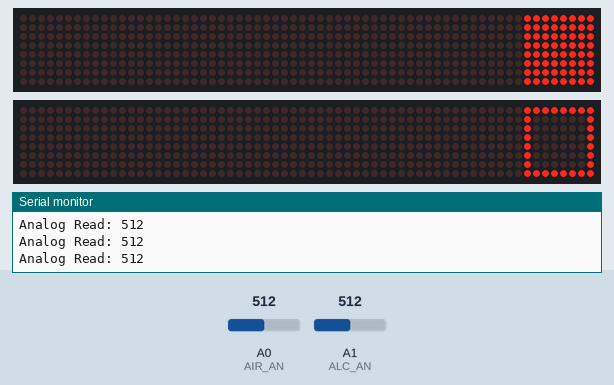
This sketch was run on a simulated Arduino Due. Parts: 2 × 64×8 LED matrix, the last lines printed to the serial monitor. The test bench sets the inputs (shaded band); at power-on: A0 (AIR_AN) = 512, A1 (ALC_AN) = 512 (analog values on the 0–1023 scale).

Above: at 10.0 s.
10.1 s: A0 (AIR_AN) set to 393
13.1 s: A0 (AIR_AN) set to 367
At 15.1 s:
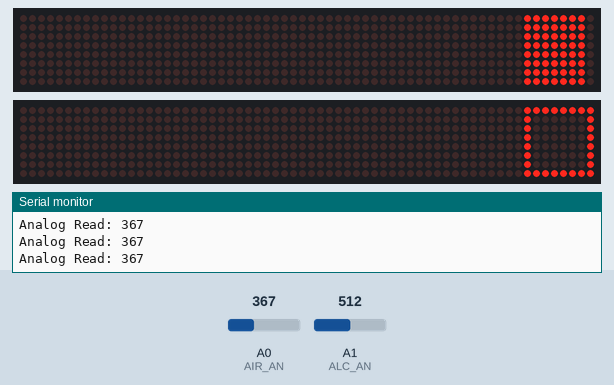
16.1 s: A1 (ALC_AN) set to 504
At 16.6 s:
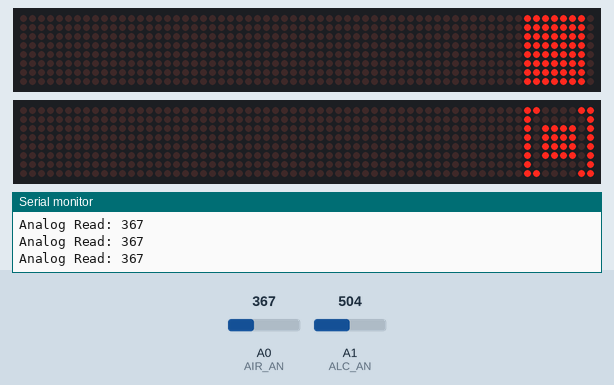
19.1 s: A0 (AIR_AN) set to 306
At 21.77 s:
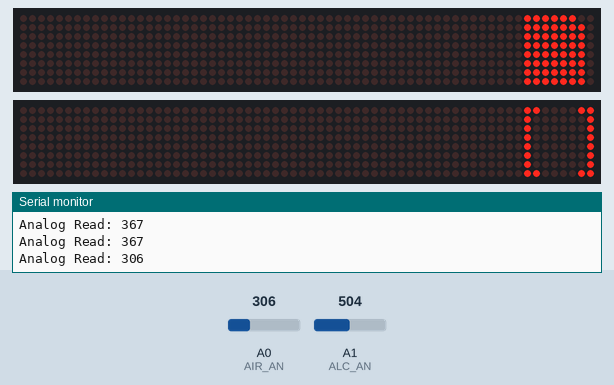
22.1 s: A1 (ALC_AN) set to 716
At 24.9 s:
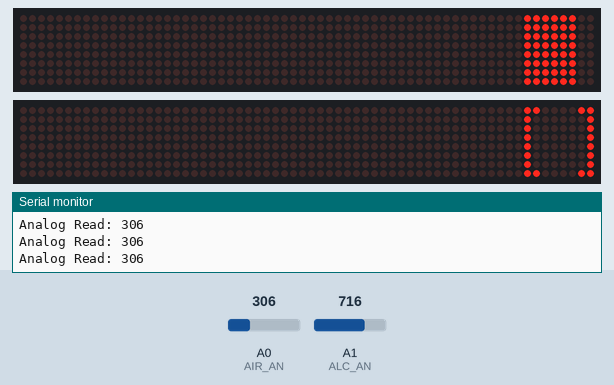
25.1 s: A0 (AIR_AN) set to 278
26.6 s: A0 (AIR_AN) set to 261
At 28.5 s:
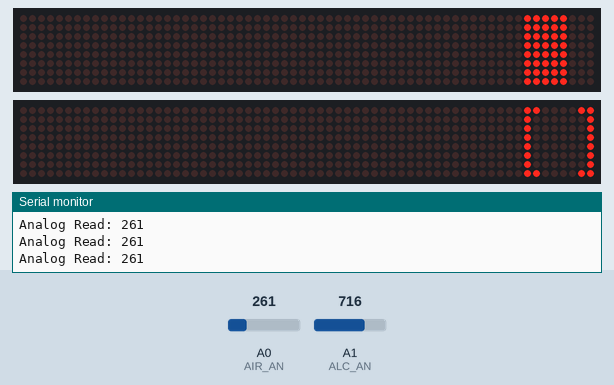
Timing chart, 0 to 30.0 s (numbered marks = the images above; inputs shaded):
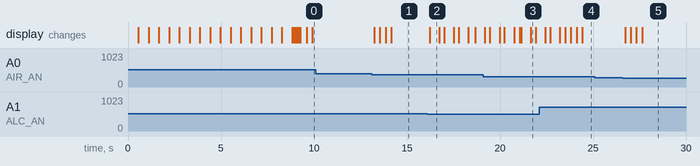

Measured:
- the behaviour switches between 377 and 376 on A0 (AIR_AN) (found by bisection; images 0 and 1)
- the behaviour switches between 512 and 511 on A1 (ALC_AN) (found by bisection; images 1 and 2)
- the behaviour switches between 270 and 269 on A0 (AIR_AN) (found by bisection; images 4 and 5)
- after the input at 13.1 s, the display: first changes after 0.13 s (image 1 shows a later state)
- after the input at 16.1 s, the display: changes after 0.12 s (image 2)
- after the input at 19.1 s, the display: first differs from a run without the input after 2.0 s (image 3)
- after the input at 26.6 s, the display: first changes after 0.13 s (image 5 shows a later state)

The sketch:

Breathalyzer.ino
```cpp
#include <Adafruit_ADXL345_U.h>
#include <Adafruit_Sensor.h>
#include <Wire.h>
#include <SPI.h>
#include <DueTimer.h>
#include <LedControl.h>


#include "flip_click_defs.h"
#define AIR_AN      A_AN
#define ALC_AN      B_AN
#define AQ_MATRIX 0
#define ALC_MATRIX 0
#define TRUE 1
#define FALSE 0
LedControl AQ_led = LedControl( D_MOSI, D_SCK, D_CS, AQ_MATRIX );
LedControl ALC_led = LedControl( C_MOSI, C_SCK, C_CS, ALC_MATRIX );

  unsigned int i;
  uint8_t array[8];
  uint8_t j;
  uint32_t value;
  uint16_t air_quality;
  unsigned int alc_measure;


float calculatePPM( uint16_t value ) {
  const float Rl      = 5000.0;               // Rl (Ohm) - Load resistance
  const float Vadc_5  = 0.0048828125;         // ADC step 5V/1024 4,88mV (10bit ADC)
  const float Vadc_33 = 0.0032226562;         // ADC step 3,3V/1024 3,22mV (10bit ADC)

  float Vrl;                                  // Output voltage
  float Rs;                                   // Rs (Ohm) - Sensor resistance
  //float ppm;                                // ppm
  float ratio;                                // Rs/Rl ratio
  float lgPPM = 0.0f;

  Vrl = ( (float)value ) * Vadc_5;            // For 5V Vcc use Vadc_5  and  for 3V Vcc use Vadc_33
  Rs = Rl * (5 - Vrl)/Vrl;                    // Calculate sensor resistance
  ratio = Rs/Rl;                              // Calculate ratio
  lgPPM = ( log10( ratio ) * -2.6f ) + 2.7f;  // Calculate ppm

  return pow( 10,lgPPM );                     // Calculate ppm
}

Adafruit_ADXL345_Unified accel = Adafruit_ADXL345_Unified(12345);

void setup() {
  unsigned int i;

  AQ_led.shutdown(0,false);
  /* Set the brightness to a medium values */
  AQ_led.setIntensity(0,8);
  /* and clear the display */
  AQ_led.clearDisplay(0);

  for (i=0; i<8; i++) {
    AQ_led.setLed(AQ_MATRIX, i, 0, TRUE);
    delay(550);
    }

  ALC_led.shutdown(0,false);
  /* Set the brightness to a medium values */
  ALC_led.setIntensity(0,8);
  /* and clear the display */
  ALC_led.clearDisplay(0);

  for (i=0; i<8; i++) {
    ALC_led.setLed(ALC_MATRIX, i, 0, TRUE);
    delay(550);
    }
    ALC_led.setRow(ALC_MATRIX, 0, 0b11111111);
    ALC_led.setColumn(ALC_MATRIX, 7, 0b11111111);
    ALC_led.setRow(ALC_MATRIX, 7, 0b11111111);
    analogReadResolution(10);
    Serial.begin( 9600 );

}

void setdiode ( int column, int value) {
      unsigned int i;
      AQ_led.setRow(AQ_MATRIX, column, 0);
      for (i=0; i<value; i++) {
        AQ_led.setLed(AQ_MATRIX, column, i, TRUE);
      }

  }

void shiftarray (uint8_t *array) {

    for ( int i = 7; i > 0; i--) {
        *( array + ( i ) ) = *( array + ( i - 1 ) );
    }
}

void alcohol_alarm () {
  for (i=0; i<3; i++) {
ALC_led.setColumn(ALC_MATRIX, 2, 0b00111100);
     ALC_led.setColumn(ALC_MATRIX, 3, 0b00111100);
     ALC_led.setColumn(ALC_MATRIX, 4, 0b00111100);
     ALC_led.setColumn(ALC_MATRIX, 5, 0b00111100);
     delay(500);
     ALC_led.setColumn(ALC_MATRIX, 2, 0);
     ALC_led.setColumn(ALC_MATRIX, 3, 0);
     ALC_led.setColumn(ALC_MATRIX, 4, 0);
     ALC_led.setColumn(ALC_MATRIX, 5, 0);
     delay(250);
   }

  }

void loop() {


  float alc_float;

  for (i=0; i<8;i++);
    {
      value = analogRead( AIR_AN );
      Serial.print( "Analog Read: ");
      Serial.println( value );
      value = map( value, 0, 1023, 1, 20 );
      shiftarray( array );
      array[0] = value;
    }

    for (i=0; i<8;i++)
    { j=array[i];
      setdiode (i ,j);
      delay (10);
      }


  alc_measure = analogRead(ALC_AN);
  alc_float = calculatePPM( alc_measure );
  value = ( uint32_t )( alc_float );
  if(value > 50000) value = 50000;
  value = map( value, 5000, 50000, 0, 10 );
  if ( value >= 5) alcohol_alarm();

}
```

flip_click_defs.h
```cpp
#ifndef FLIP_CLICK_DEFS_H
#define FLIP_CLICK_DEFS_H

/***************
 *** Click D ***
 ***************/
#define D_AN   57
#define D_RST  36
#define D_CS   78
#define D_SCK  76
#define D_MISO 74
#define D_MOSI 75

#define D_PWM  9
#define D_INT  29
#define D_RX   15
#define D_TX   14
#define D_I2C1_SCL 21
#define D_I2C1_SDA 20

/***************
 *** Click C ***
 ***************/
#define C_AN   56
#define C_RST  35
#define C_CS   52
#define C_SCK  76
#define C_MISO 74
#define C_MOSI 75

#define C_PWM  8
#define C_INT  28
#define C_RX   15
#define C_TX   14
#define C_I2C1_SCL 21
#define C_I2C1_SDA 20

/***************
 *** Click B ***
 ***************/
#define B_AN   55
#define B_RST  34
#define B_CS   4
#define B_SCK  76
#define B_MISO 74
#define B_MOSI 75

#define B_PWM  7
#define B_INT  27
#define B_RX   15
#define B_TX   14
#define B_I2C1_SCL 71
#define B_I2C1_SDA 70

/***************
 *** Click A ***
 ***************/
#define A_AN   54
#define A_RST  33
#define A_CS   77
#define A_SCK  76
#define A_MISO 74
#define A_MOSI 75

#define A_PWM  6
#define A_INT  26
#define A_RX   15
#define A_TX   14
#define A_I2C1_SCL 71
#define A_I2C1_SDA 70

#endif
```
